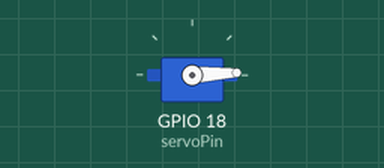
This sketch was run on a simulated ESP32. Parts: servo.

Above: at 0.05 s.
At 1.3 s:
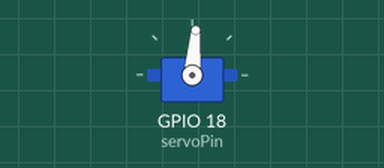
At 2.6 s:
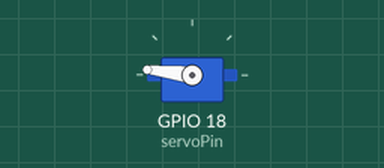
At 5.2 s:
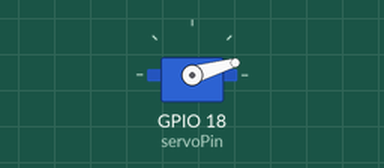
Timing chart, 0 to 7.1 s (numbered marks = the images above):
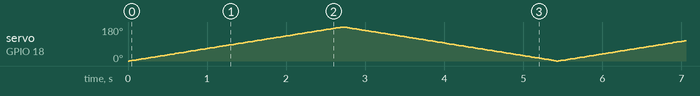

The sketch:

Lab07_02_Servo_closedLED.ino
```cpp
#include <ESP32Servo.h>
Servo myservo;
// Recommended PWM GPIO pins on the ESP32 include 2,4,12-19,21-23,25-27,32-33
int servoPin = 18;
int pos = 0;
void setup() {
  myservo.attach(servoPin);
}
void loop() {
  for (pos = 0; pos <= 180; pos += 1) {
    myservo.write(pos);
    delay(15);
  }
  for (pos = 180; pos >= 0; pos -= 1) {
    myservo.write(pos);
    delay(15);
  }
}
```
